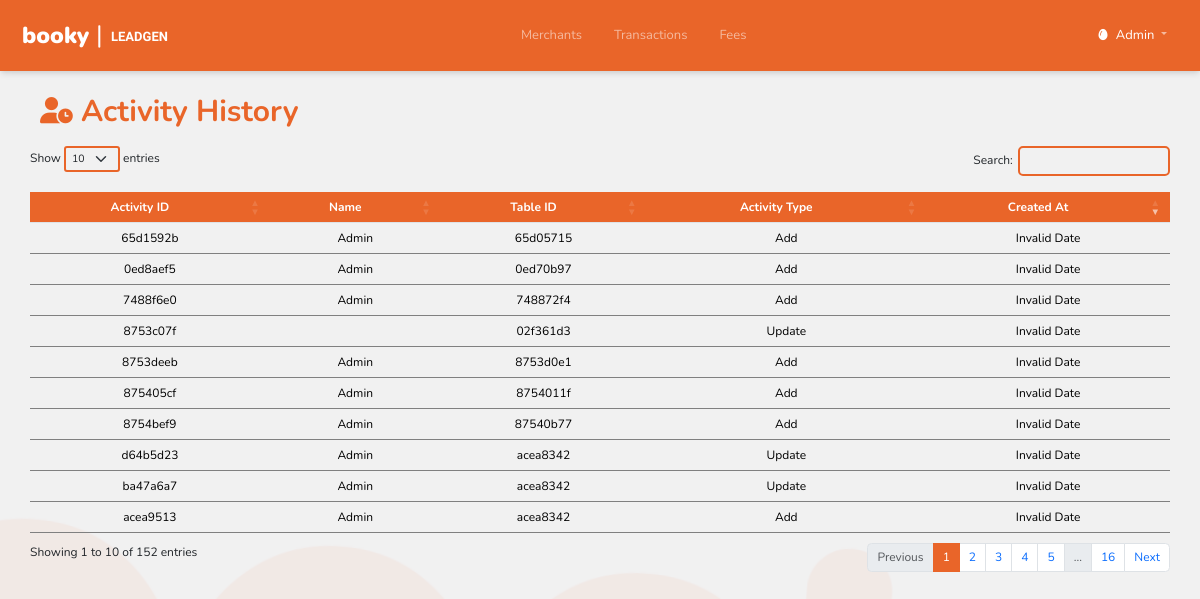
The page /activity_history/index.php (signed in) on the database its author committed.
### tables this page shows
CREATE TABLE `user` (
  `user_id` varchar(36) NOT NULL,
  `email_address` varchar(100) NOT NULL,
  `password` varchar(100) NOT NULL,
  `name` varchar(100) NOT NULL,
  `type` enum('Admin','User') NOT NULL DEFAULT 'User',
  `department` enum('Admin','Finance','Operations') DEFAULT NULL,
  `status` enum('Active','Inactive') NOT NULL DEFAULT 'Active',
  `created_at` timestamp NOT NULL DEFAULT current_timestamp(),
  `updated_at` timestamp NOT NULL DEFAULT current_timestamp()
);

CREATE TABLE `activity_history` (
  `activity_id` varchar(36) NOT NULL,
  `user_id` varchar(36) DEFAULT NULL,
  `table_name` varchar(50) NOT NULL,
  `table_id` varchar(36) NOT NULL,
  `activity_type` enum('Add','Update','Delete','Login') NOT NULL,
  `description` text NOT NULL,
  `created_at` timestamp NOT NULL DEFAULT current_timestamp(),
  `updated_at` timestamp NOT NULL DEFAULT current_timestamp()
);

### activity_history/index.php (the view, shortened to what this page needs)
<?php require_once("../header.php")?>
<?php
function displayPGFeeRate() {
    global $conn, $type;
    $sql = "SELECT ah.*, u.name AS user_name
            FROM activity_history AS ah
            LEFT JOIN user AS u ON ah.user_id = u.user_id
            ORDER BY ah.created_at DESC";
    $result = $conn->query($sql);
    if ($result->num_rows > 0) {
        while ($row = $result->fetch_assoc()) {
            $shortActivityId = substr($row['activity_id'], 0, 8);
            $userName = $row['user_name'];
            $shortTableId = substr($row['table_id'], 0, 8);
            echo "<tr data-id='" . $row['activity_id'] . "' class='message-row'>";
            echo "<td class='message-cell' style='text-align:center;'>" . $shortActivityId . "</td>";
            echo "<td class='message-cell' style='text-align:center;'>" . $userName . "</td>";
            echo "<td class='message-cell' style='text-align:center;'>" . $shortTableId . "</td>";
            echo "<td class='message-cell' style='text-align:center;'>" . $row['activity_type'] . "</td>";
            echo "<td class='message-cell' style='text-align:center;'>" . $row['created_at'] . "</td>";
            echo "</tr>";
        }
    }
}
?>
<!DOCTYPE html>
<html lang="en">
<head>
  <link href="https://cdn.jsdelivr.net/npm/bootstrap@5.3.3/dist/css/bootstrap.min.css" rel="stylesheet">
  <link rel='stylesheet' href='https://cdn.datatables.net/1.13.5/css/dataTables.bootstrap5.min.css'>
  <link rel='stylesheet' href='https://cdnjs.cloudflare.com/ajax/libs/font-awesome/4.6.3/css/font-awesome.min.css'>
  <link rel="stylesheet" href="../style.css">
</head>
<body>
<div class="cont-box">
  <div class="custom-box pt-4">
  <div class="sub" style="text-align:left;">
  <div class="add-btns">
    <p class="title"><i class="fa-solid fa-user-clock fa-sm"></i> Activity History</p>
</div>
    <div class="content" style="width:95%;margin-left:auto;margin-right:auto;">
        <table id="example" class="table bord" style="width:100%;">
        <thead>
            <tr>
                <th>Activity ID</th>
                <th>Name</th>
                <th>Table ID</th>
                <th>Activity Type</th>
                <th>Created At</th>
            </tr>
        </thead>
        <tbody id="dynamicTableBody">
        <?php displayPGFeeRate(); ?>
        </tbody>
    </table>
  </div>
</div>
</div>
</body>
</html>

### header.php (shortened to what this page needs)
<?php
$name = $_SESSION['name'] ?? '';
include_once($_SERVER['DOCUMENT_ROOT'] . '/Merchant-Tool/inc/config.php');
if (isset($_SESSION['user_id'])) {
  $user_id = $_SESSION['user_id'];
  $escaped_user_id = mysqli_real_escape_string($conn, $user_id);
  $sql = "SELECT * FROM user WHERE user_id = '$escaped_user_id'";
  $result = mysqli_query($conn, $sql);
  if ($result && mysqli_num_rows($result) > 0) {
      $user_data = mysqli_fetch_assoc($result);
      $name = $user_data['name'];
  } else {
      $type = 'type';
  }
} else {
  $type = 'type';
}
?>
<!DOCTYPE html>
<html>
<head>
    <link href="https://cdn.jsdelivr.net/npm/bootstrap@5.2.3/dist/css/bootstrap.min.css" rel="stylesheet">
    <link rel="stylesheet" href="style.css">
</head>
<body>
<nav class="navbar navbar-expand-lg navbar-dark p-3">
    <div class="container-fluid">
        <a class="navbar-brand" href="/Merchant-tool/merchant/">
            <table style="border:10px;">
                <tr>
                    <th style="font-weight:900 !important;color:#fff;font-size:23px !important;padding-top:1px;">booky <span style="font-size:25px;font-weight:normal;">|</span></th>
                    <th style="font-size:13px;padding-top:4px;font-family: Nanum Gothic">&nbsp; LEADGEN</th>
                </tr>
            </table>
        </a>
        <div class="collapse navbar-collapse" id="navbarNavDropdown">
            <ul class="navbar-nav ms-auto">
                <li class="nav-item">
                    <a id="orders-link" class="nav-link mx-2" aria-current="page" href="/Merchant-Tool/merchant/" style="padding-right:10px;padding-left:10px;">Merchants</a>
                </li>
                <li class="nav-item">
                    <a id="merchants-link" class="nav-link mx-2" aria-current="page" href="/Merchant-Tool/transaction/" style="padding-right:10px;padding-left:10px;">Transactions</a>
                </li>
                <li class="nav-item">
                    <a id="pg-link" class="nav-link mx-2" aria-current="page" href="/Merchant-Tool/fee/" style="padding-right:10px;padding-left:10px;">Fees</a>
                </li>
            </ul>
            <ul class="navbar-nav ms-auto d-none d-lg-inline-flex">
                <li class="nav-item dropdown">
                    <a class="nav-link mx-2 dropdown-toggle" href="#" id="navbarDropdownMenuLink" role="button" data-bs-toggle="dropdown" aria-expanded="false">
                        <i class="fa-solid fa-egg" style="color:#fff;"></i><span style="font-size:13px;color:#fff;padding-left:5px;"><?php echo '  ' . htmlspecialchars($name); ?></span>
                    </a>
                </li>
            </ul>
        </div>
    </div>
</nav>
</body>
</html>

### style.css (style rules this page uses)
* { font-family: "Nunito", sans-serif; font-size: 12px; margin:0; }
.navbar { box-shadow: rgba(0, 0, 0, 0.1) 0px 4px 6px -1px, rgba(0, 0, 0, 0.06) 0px 2px 4px -1px; background-color: #E96529; }
th { background-color:#E96529 !important; text-align:center !important; color:#fff !important; }
a { text-decoration: none; }
td { background-color:transparent !important; border-bottom: 1px solid #808080 !important; }

### header.php (style rules this page uses)
.navbar a { font-size: 13px !important; }

### activity_history/index.php (style rules this page uses)
body { background-image: url("../images/bg_booky.png"); background-position: center; background-repeat: no-repeat; background-size: cover; background-attachment: fixed; }
.title { font-size: 30px; font-weight: bold; margin-right: auto; padding-left: 5vh; color: #E96529;" }
.add-btns { padding-bottom: 0px; padding-right: 5vh; display: flex; align-items: center; }

### rows shown on the page
user: name "Admin"
activity_history: activity_id "65d1592b", user.name "Admin", table "65d05715", activity_type "Add"
activity_history: activity_id "0ed8aef5", user.name "Admin", table "0ed70b97", activity_type "Add"
activity_history: activity_id "7488f6e0", user.name "Admin", table "748872f4", activity_type "Add"
activity_history: activity_id "8753c07f", table "02f361d3", activity_type "Update"
activity_history: activity_id "8753deeb", user.name "Admin", table "8753d0e1", activity_type "Add"
activity_history: activity_id "875405cf", user.name "Admin", table "8754011f", activity_type "Add"
activity_history: activity_id "8754bef9", user.name "Admin", table "87540b77", activity_type "Add"
activity_history: activity_id "d64b5d23", user.name "Admin", table "acea8342", activity_type "Update"
activity_history: activity_id "ba47a6a7", user.name "Admin", table "acea8342", activity_type "Update"
activity_history: activity_id "acea9513", user.name "Admin", table "acea8342", activity_type "Add"
